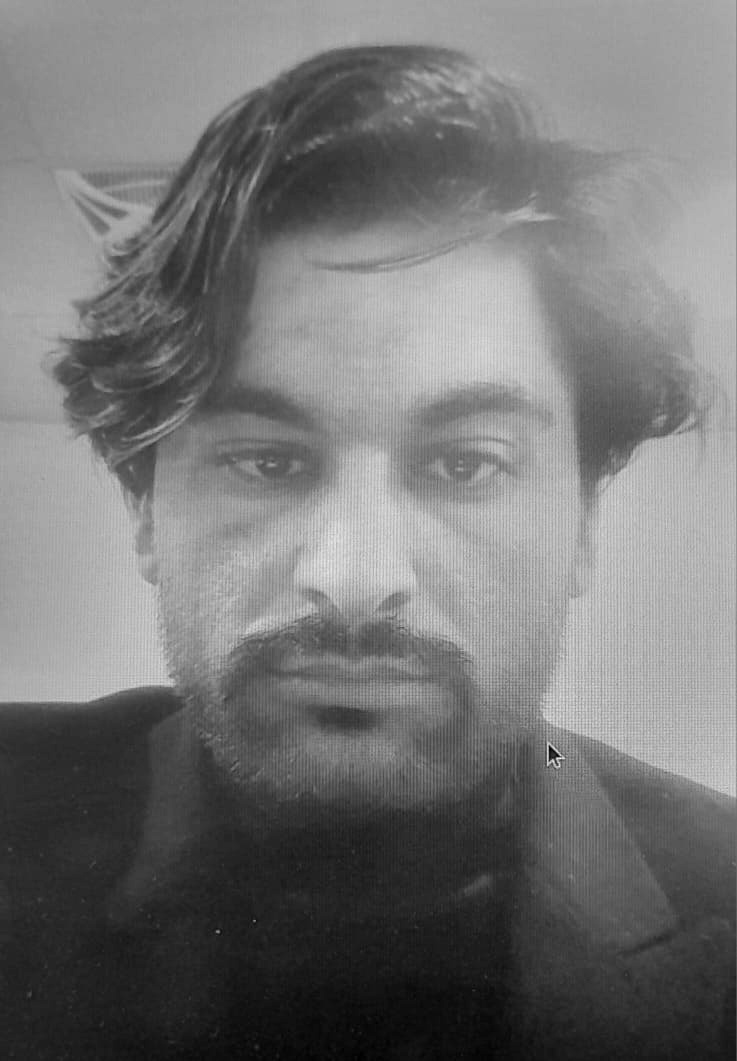
#> input picture Spatial-Domain-enhancement/contrast-stretching-Fake11.jpg, 737 x 1061 px
$ python contrast_stretching-power_law-histogram_eq.py contrast-stretching-Fake11.jpg
#> lines starting #> are read from the running program, lines starting #| are printed output that depends on the picture
#> in main, img is the input picture: shape (1061, 737); min 0, max 255, mean 116.6
import cv2
import numpy as np
import sys
import os

def contrast_stretching(img):
    # Formula: s = (r - min) * ( (L-1) / (max - min) )
    r_min = np.min(img)
#> r_min = 0
    r_max = np.max(img)
#> r_max = 255
    stretched = (img - r_min) * (255.0 / (r_max - r_min))
    return stretched.astype(np.uint8)

def power_law_gamma(img, gamma=0.4):
    # Formula: s = c * r^gamma
    # Normalize to [0, 1]
#> called with gamma = 0.4
    normalized_img = img / 255.0
    gamma_corrected = np.power(normalized_img, gamma)
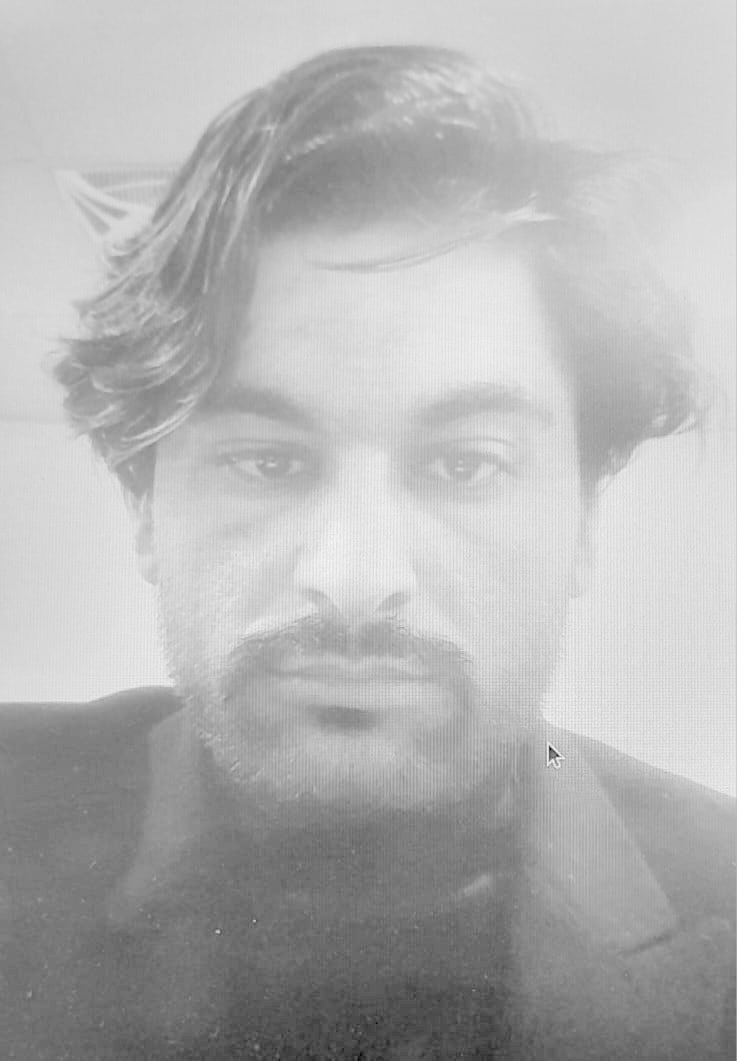
#> gamma_corrected: shape (1061, 737) float64; min 0, max 1, mean 0.705
    # Scale back to [0, 255]
    return (gamma_corrected * 255.0).astype(np.uint8)

def histogram_equalization(img):
    # Standard Histogram Equalization
    return cv2.equalizeHist(img)
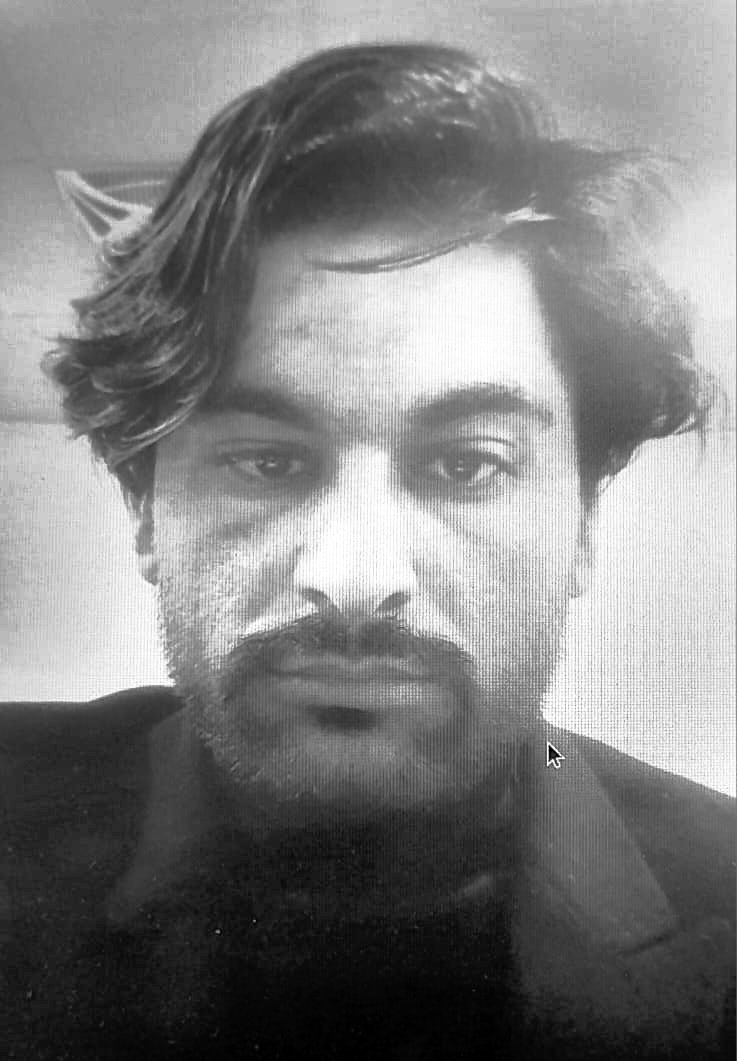
#> returned value: shape (1061, 737); min 0, max 255, mean 128.3

def main():
    if len(sys.argv) < 2:
        print("Usage: python test.py <image_path>")
        return

    img_path = sys.argv[1]
    if not os.path.exists(img_path):
        print(f"Error: File {img_path} not found.")
        return

    # Load image in grayscale
    img = cv2.imread(img_path, cv2.IMREAD_GRAYSCALE)
    if img is None:
        print("Error: Could not decode image.")
        return

    img_name = os.path.basename(img_path)

    # 1. Apply Contrast Stretching
    cs_img = contrast_stretching(img)
    cv2.imwrite(f"contrast-stretching-{img_name}", cs_img)
    print(f"Saved: contrast-stretching-{img_name}")

    # 2. Apply Gamma Transformation (gamma < 1 enhances dark details/lines)
    gamma_img = power_law_gamma(img, gamma=0.4)
    cv2.imwrite(f"power-law-gamma-{img_name}", gamma_img)
    print(f"Saved: power-law-gamma-{img_name}")

    # 3. Apply Histogram Equalization
    he_img = histogram_equalization(img)
    cv2.imwrite(f"histogram-equalization-{img_name}", he_img)
    print(f"Saved: histogram-equalization-{img_name}")

if __name__ == "__main__":
    main()

$ run again, on Spatial-Domain-enhancement/contrast-stretching-Real11.jpg
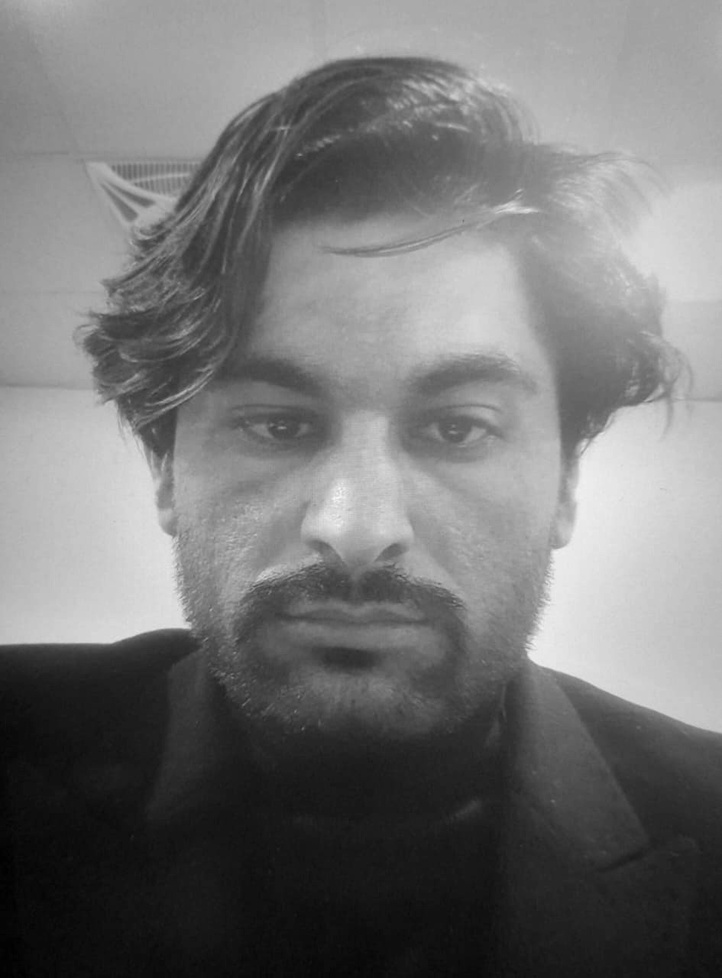
#> input picture Spatial-Domain-enhancement/contrast-stretching-Real11.jpg, 722 x 978 px, shrunk from 945 x 1280 before the run
#> in main, img is the input picture: shape (978, 722); min 0, max 249, mean 116.9
#> r_min = 0
#> r_max = 249
#> in power_law_gamma, `gamma_corrected = np.power(normalized_img, gamma)`:
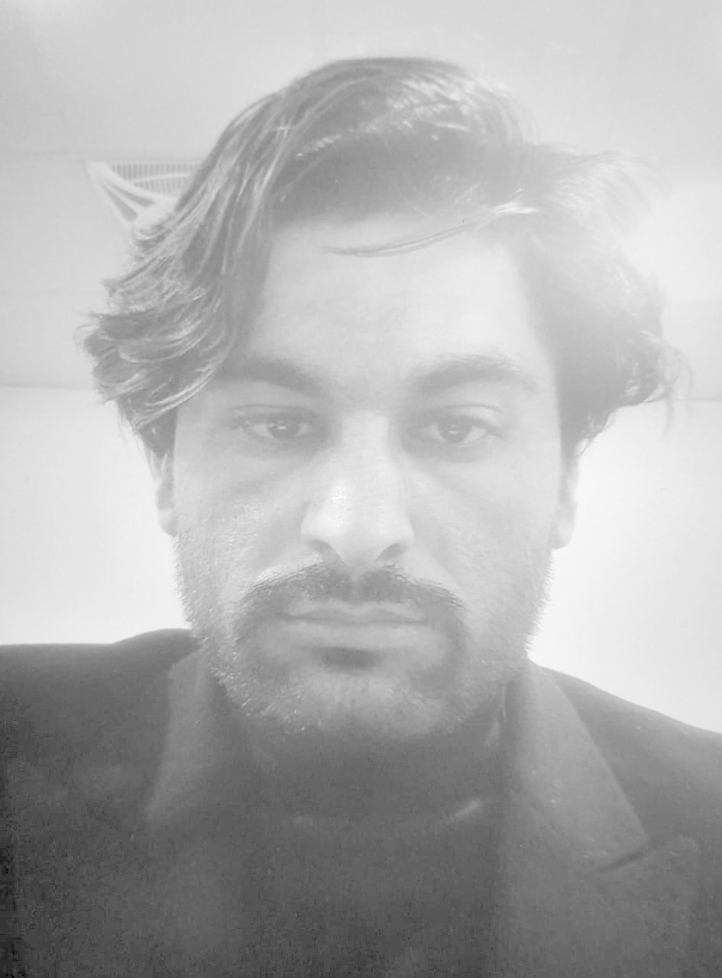
#> gamma_corrected: shape (978, 722) float64; min 0, max 0.991, mean 0.691
#> in histogram_equalization, `return cv2.equalizeHist(img)`:
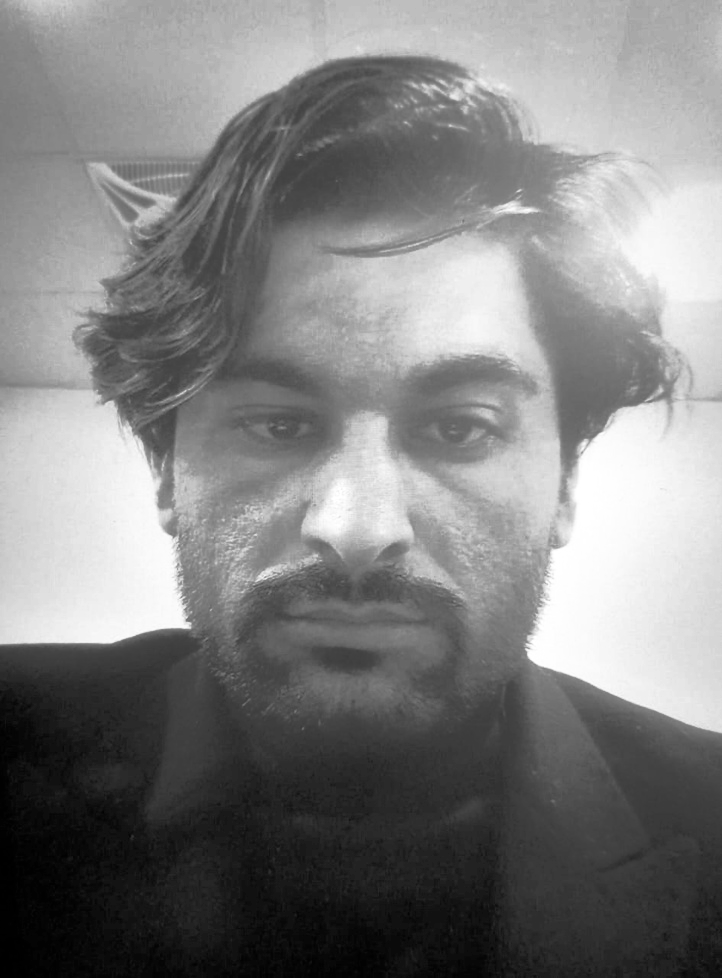
#> returned value: shape (978, 722); min 0, max 255, mean 128.2

$ run again, on Spatial-Domain-enhancement/contrast-stretching-Real19.jpg
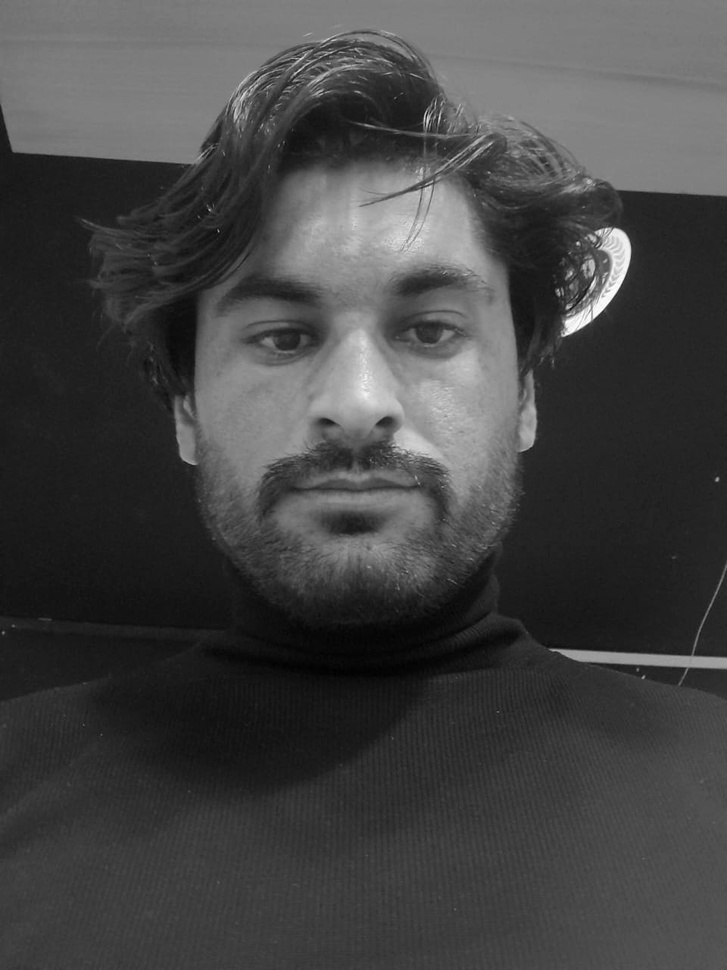
#> input picture Spatial-Domain-enhancement/contrast-stretching-Real19.jpg, 727 x 970 px, shrunk from 960 x 1280 before the run
#> in main, img is the input picture: shape (970, 727); min 0, max 255, mean 68.5
#> r_min = 0
#> r_max = 255
#> in power_law_gamma, `gamma_corrected = np.power(normalized_img, gamma)`:
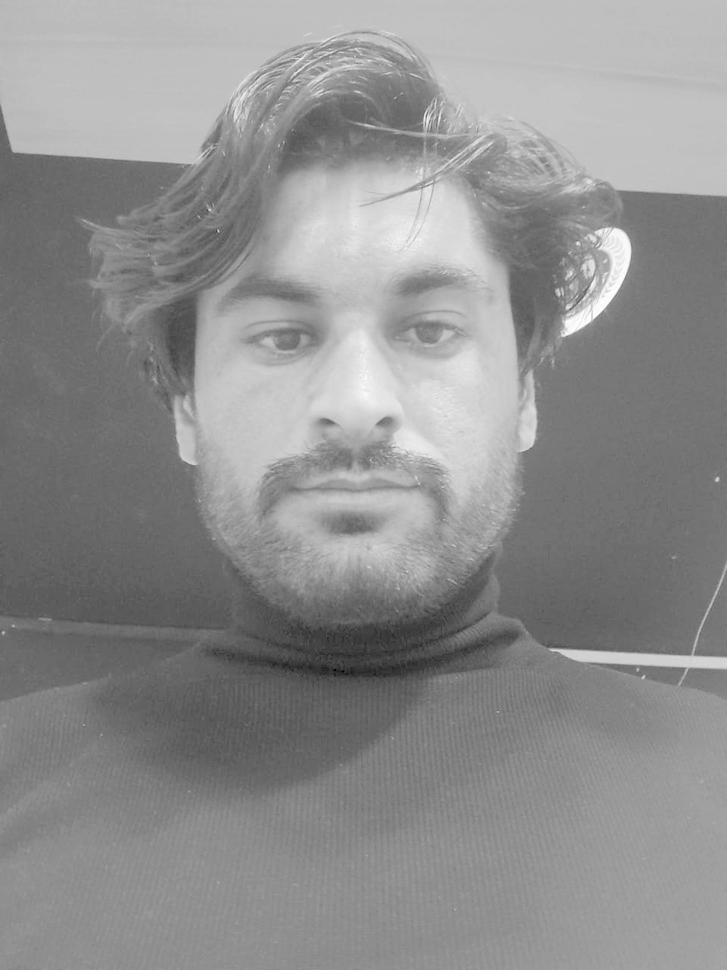
#> gamma_corrected: shape (970, 727) float64; min 0, max 1, mean 0.564
#> in histogram_equalization, `return cv2.equalizeHist(img)`:
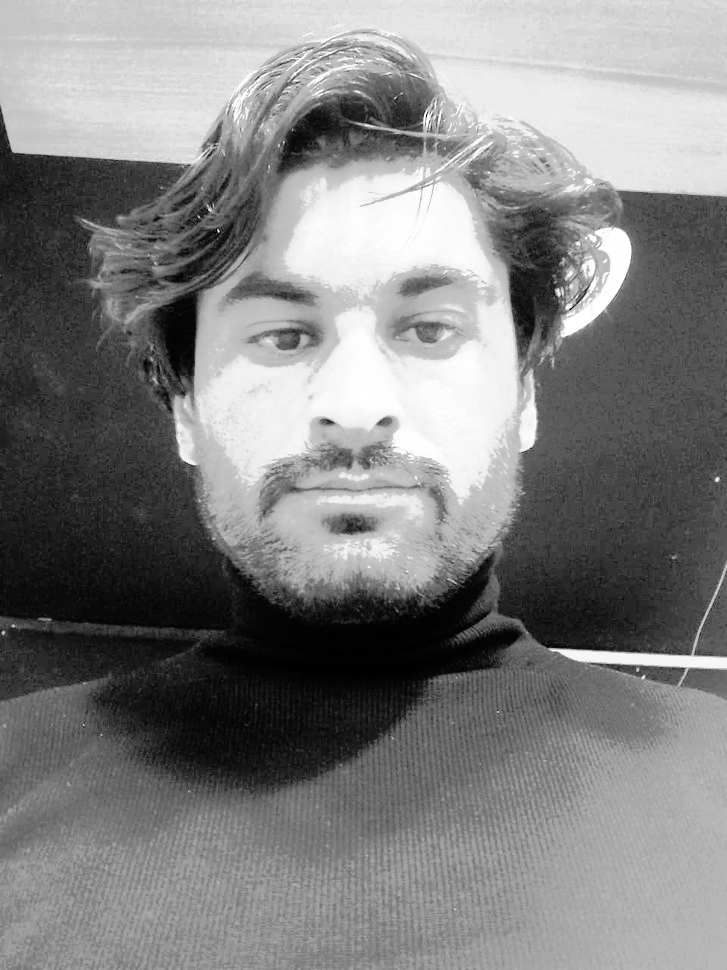
#> returned value: shape (970, 727); min 0, max 255, mean 128.9
